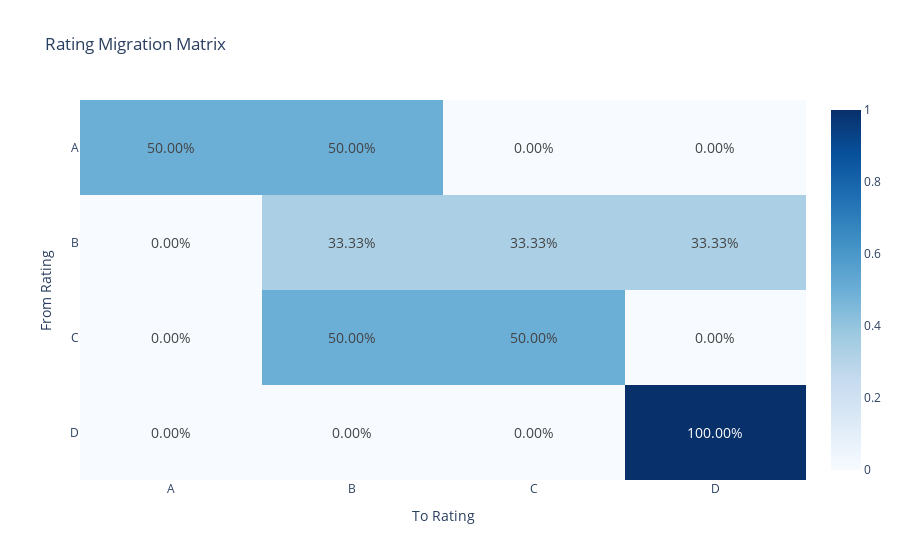

Notebook cell for this chart:
### Markdown cell above
### 3. Visualize the Matrix as a Heatmap

### Code cell
fig = go.Figure(data=go.Heatmap(
    z=migration_matrix.values,
    x=migration_matrix.columns,
    y=migration_matrix.index,
    colorscale='Blues',
    text=migration_matrix.values,
    texttemplate="%{text:.2%}",
    textfont={"size":14}
))

fig.update_layout(
    title='Rating Migration Matrix',
    xaxis_title='To Rating',
    yaxis_title='From Rating',
    yaxis=dict(autorange='reversed') # Place 'A' at the top
)

fig.show()

### Figure 1 — Plotly figure (JSON) as saved in the notebook; plotly's stock layout.template omitted (floating-point values rounded to 4 significant figures)
{"data": [{"colorscale": [[0, "rgb(247,251,255)"], [0.125, "rgb(222,235,247)"], [0.25, "rgb(198,219,239)"], [0.375, "rgb(158,202,225)"], [0.5, "rgb(107,174,214)"], [0.625, "rgb(66,146,198)"], [0.75, "rgb(33,113,181)"], [0.875, "rgb(8,81,156)"], [1, "rgb(8,48,107)"]], "text": [[0.5, 0.5, 0.0, 0.0], [0.0, 0.3333, 0.3333, 0.3333], [0.0, 0.5, 0.5, 0.0], [0.0, 0.0, 0.0, 1.0]], "textfont": {"size": 14}, "texttemplate": "%{text:.2%}", "type": "heatmap", "x": ["A", "B", "C", "D"], "y": ["A", "B", "C", "D"], "z": [[0.5, 0.5, 0.0, 0.0], [0.0, 0.3333, 0.3333, 0.3333], [0.0, 0.5, 0.5, 0.0], [0.0, 0.0, 0.0, 1.0]]}], "layout": {"title": {"text": "Rating Migration Matrix"}, "xaxis": {"title": {"text": "To Rating"}}, "yaxis": {"autorange": "reversed", "title": {"text": "From Rating"}}}}
